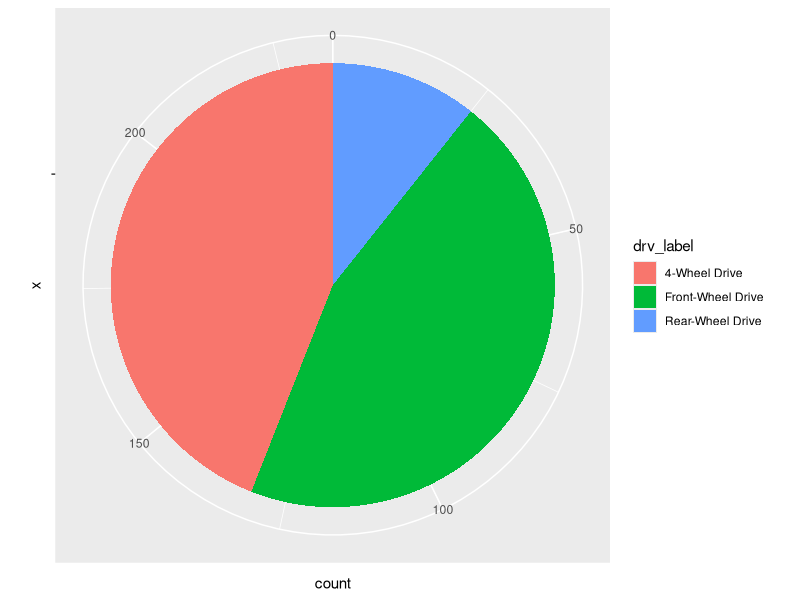
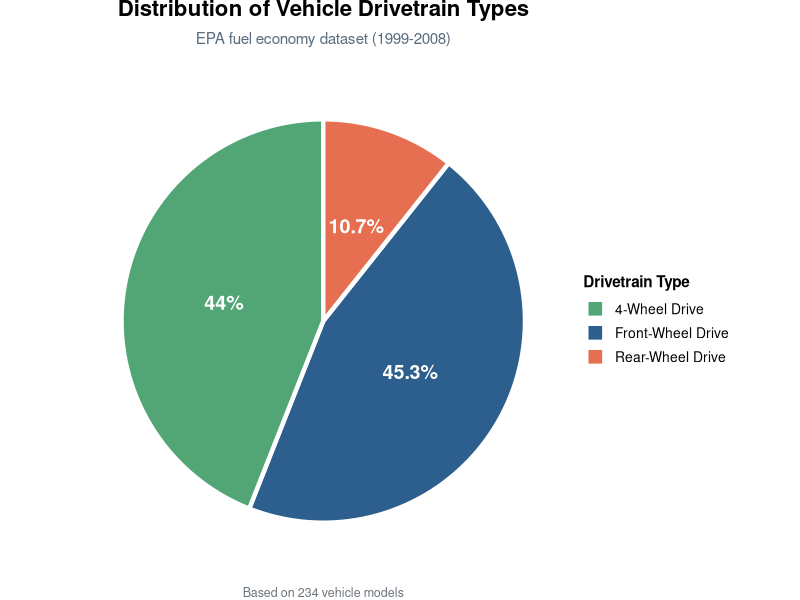
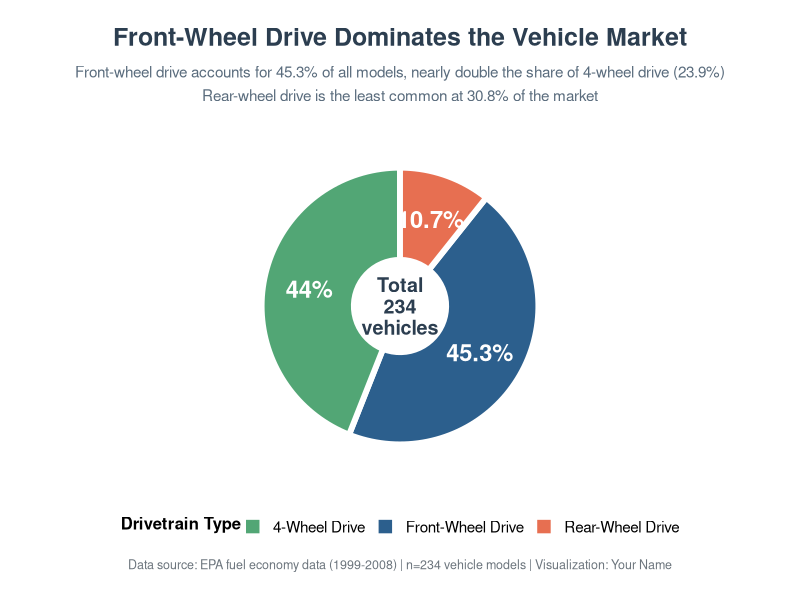
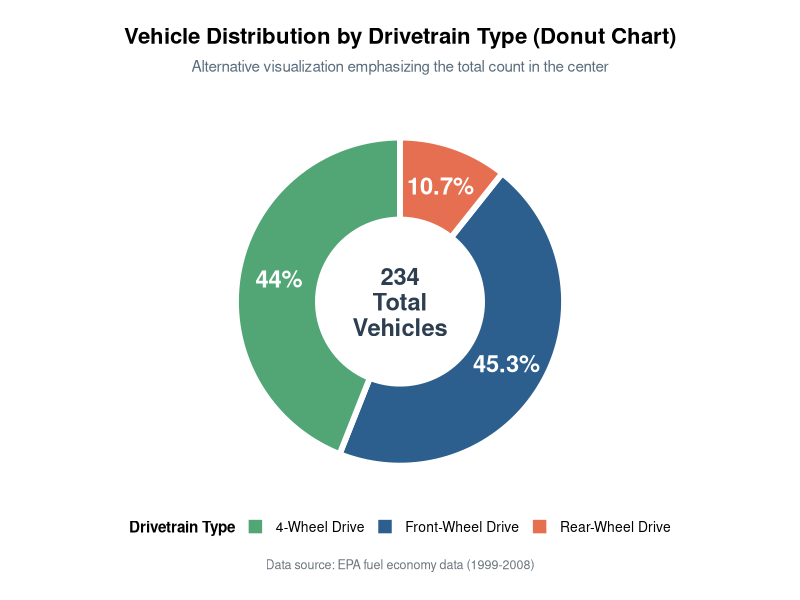
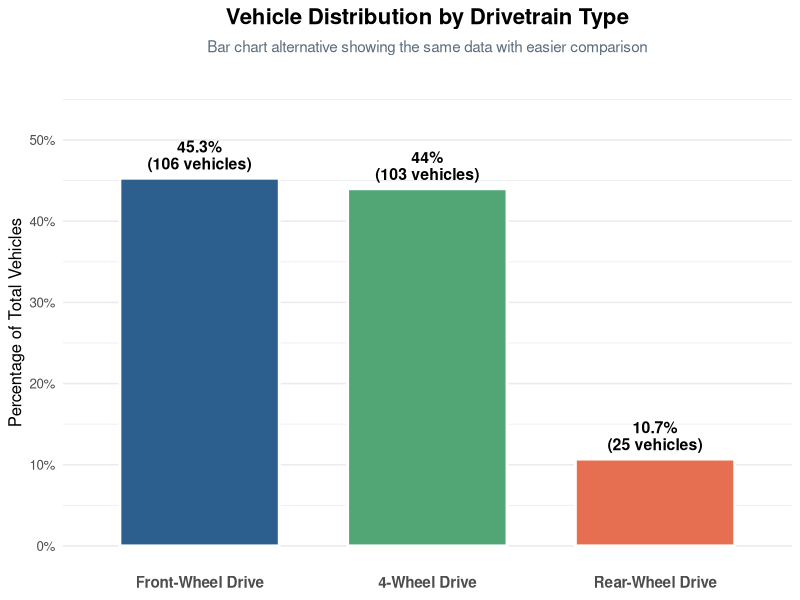

Here is the R script that generated these plots, in order:
## ---- chunk 1
#| label: setup
#| message: false
#| warning: false

# Load required libraries
library(tidyverse)      # Includes ggplot2, dplyr, and other essential packages
library(scales)         # For formatting percentages and labels

# Prepare the data: count vehicles by drivetrain type
data_summary <- mpg %>%
  count(drv, name = "count") %>%                    # Count by drivetrain type
  mutate(
    drv_label = case_when(                          # Create readable labels
      drv == "f" ~ "Front-Wheel Drive",
      drv == "r" ~ "Rear-Wheel Drive",
      drv == "4" ~ "4-Wheel Drive"
    ),
    percentage = count / sum(count) * 100,          # Calculate percentages
    percentage = round(percentage, 1)               # Round to 1 decimal
  ) %>%
  arrange(desc(count))                              # Sort by count (largest to smallest)

# Preview the data
data_summary
## ---- chunk 2
#| label: chart-basic
#| fig-width: 8
#| fig-height: 6

ggplot(data_summary, aes(x = "", y = count, fill = drv_label)) +  # Empty x for pie chart
  geom_bar(stat = "identity", width = 1) +                         # Create stacked bar
  coord_polar("y", start = 0)                                      # Convert to pie chart
## ---- chunk 3
#| label: chart-intermediate
#| fig-width: 8
#| fig-height: 6

ggplot(data_summary, aes(x = "", y = count, fill = drv_label)) +
  geom_bar(
    stat = "identity", 
    width = 1,
    color = "white",                                # White borders between slices
    linewidth = 1.5                                 # Border thickness (use linewidth not size)
  ) +
  geom_text(
    aes(label = paste0(percentage, "%")),          # Add percentage labels
    position = position_stack(vjust = 0.5),         # Position in middle of each slice
    color = "white",                                # White text
    size = 5,                                       # Text size
    fontface = "bold"                               # Bold text
  ) +
  coord_polar("y", start = 0) +                     # Convert to pie
  scale_fill_manual(
    values = c(
      "Front-Wheel Drive" = "#2C5F8D",             # Blue
      "Rear-Wheel Drive" = "#E76F51",              # Coral
      "4-Wheel Drive" = "#52A675"                  # Green
    ),
    name = "Drivetrain Type"                        # Legend title
  ) +
  labs(
    title = "Distribution of Vehicle Drivetrain Types",
    subtitle = "EPA fuel economy dataset (1999-2008)",
    caption = "Based on 234 vehicle models"
  ) +
  theme_void() +                                    # Remove axes and grid
  theme(
    plot.title = element_text(
      face = "bold", 
      size = 16, 
      hjust = 0.5,                                  # Center title
      margin = margin(b = 8)
    ),
    plot.subtitle = element_text(
      size = 11, 
      color = "#5A6C7D", 
      hjust = 0.5,
      margin = margin(b = 15)
    ),
    plot.caption = element_text(
      size = 9, 
      color = "#6C757D", 
      hjust = 0.5,
      margin = margin(t = 10)
    ),
    legend.position = "right",                      # Legend on the right
    legend.title = element_text(face = "bold", size = 11),
    legend.text = element_text(size = 10)
  )
## ---- chunk 4
#| label: chart-advanced
#| fig-width: 10
#| fig-height: 8

# Prepare data - sort largest to smallest
data_summary <- data_summary %>%
  arrange(desc(count))                              # Sort largest to smallest

# Calculate total for center annotation
total_vehicles <- sum(data_summary$count)

ggplot(data_summary, aes(x = "", y = percentage, fill = drv_label)) +
  geom_bar(
    stat = "identity",
    width = 1,
    color = "white",                                # White slice borders
    linewidth = 2                                   # Thicker borders (use linewidth not size)
  ) +
  
  # Add percentage labels - use position_stack for proper alignment
  geom_text(
    aes(label = paste0(percentage, "%")),
    color = "white",
    size = 6,
    fontface = "bold",
    position = position_stack(vjust = 0.5)          # Automatically centers in each slice
  ) +
  
  # Add total count in center (as annotation)
  annotate(
    "text",
    x = 0,                                          # Center x position
    y = 0,                                          # Center y position
    label = paste0("Total\n", total_vehicles, "\nvehicles"),
    size = 5,
    fontface = "bold",
    color = "#2C3E50",
    lineheight = 0.9
  ) +
  
  coord_polar("y", start = 0) +
  
  scale_fill_manual(
    values = c(
      "Front-Wheel Drive" = "#2C5F8D",             # Professional blue
      "4-Wheel Drive" = "#52A675",                 # Forest green
      "Rear-Wheel Drive" = "#E76F51"               # Coral red
    ),
    name = "Drivetrain Type"
  ) +
  
  labs(
    title = "Front-Wheel Drive Dominates the Vehicle Market",
    subtitle = "Front-wheel drive accounts for 45.3% of all models, nearly double the share of 4-wheel drive (23.9%)\nRear-wheel drive is the least common at 30.8% of the market",
    caption = "Data source: EPA fuel economy data (1999-2008) | n=234 vehicle models | Visualization: Your Name"
  ) +
  
  theme_void(base_size = 12) +
  theme(
    # Title styling
    plot.title = element_text(
      face = "bold",
      size = 18,
      hjust = 0.5,
      margin = margin(b = 10),
      color = "#2C3E50"
    ),
    
    # Subtitle styling with insights
    plot.subtitle = element_text(
      size = 11,
      color = "#5A6C7D",
      hjust = 0.5,
      margin = margin(b = 20),
      lineheight = 1.3
    ),
    
    # Caption styling
    plot.caption = element_text(
      size = 9,
      color = "#6C757D",
      hjust = 0.5,
      margin = margin(t = 15)
    ),
    
    # Legend styling
    legend.position = "bottom",
    legend.direction = "horizontal",
    legend.title = element_text(
      face = "bold",
      size = 12,
      margin = margin(b = 5)
    ),
    legend.text = element_text(size = 11),
    legend.spacing.x = unit(1, "cm"),               # Space between legend items
    legend.margin = margin(t = 20),
    
    # Overall plot styling
    plot.background = element_rect(
      fill = "white",
      color = NA
    ),
    plot.margin = margin(20, 20, 20, 20)           # Generous margins
  )
## ---- chunk 5
#| label: donut-chart
#| fig-width: 10
#| fig-height: 8

ggplot(data_summary, aes(x = 2, y = percentage, fill = drv_label)) +  # x=2 creates the hole
  geom_bar(
    stat = "identity",
    width = 1,
    color = "white",
    linewidth = 2                                   # Use linewidth instead of size
  ) +
  
  # Add percentage labels
  geom_text(
    aes(label = paste0(percentage, "%")),
    position = position_stack(vjust = 0.5),
    color = "white",
    size = 6,
    fontface = "bold"
  ) +
  
  # Add center text
  annotate(
    "text",
    x = 0.5,                                        # Smaller x = bigger hole
    y = 0,
    label = paste0(total_vehicles, "\nTotal\nVehicles"),
    size = 6,
    fontface = "bold",
    color = "#2C3E50",
    lineheight = 0.9
  ) +
  
  coord_polar("y", start = 0) +
  xlim(c(0.5, 2.5)) +                              # Creates the donut hole
  
  scale_fill_manual(
    values = c(
      "Front-Wheel Drive" = "#2C5F8D",
      "4-Wheel Drive" = "#52A675",
      "Rear-Wheel Drive" = "#E76F51"
    ),
    name = "Drivetrain Type"
  ) +
  
  labs(
    title = "Vehicle Distribution by Drivetrain Type (Donut Chart)",
    subtitle = "Alternative visualization emphasizing the total count in the center",
    caption = "Data source: EPA fuel economy data (1999-2008)"
  ) +
  
  theme_void(base_size = 12) +
  theme(
    plot.title = element_text(face = "bold", size = 16, hjust = 0.5, margin = margin(b = 8)),
    plot.subtitle = element_text(size = 11, color = "#5A6C7D", hjust = 0.5, margin = margin(b = 15)),
    plot.caption = element_text(size = 9, color = "#6C757D", hjust = 0.5, margin = margin(t = 15)),
    legend.position = "bottom",
    legend.title = element_text(face = "bold", size = 11),
    legend.text = element_text(size = 10),
    plot.margin = margin(20, 20, 20, 20)
  )
## ---- chunk 6
#| label: bar-alternative
#| fig-width: 8
#| fig-height: 5

ggplot(data_summary, aes(x = reorder(drv_label, -count), y = percentage, fill = drv_label)) +
  geom_col(width = 0.7, color = "white", linewidth = 1) +
  geom_text(
    aes(label = paste0(percentage, "%\n(", count, " vehicles)")),
    vjust = -0.3,
    size = 4,
    fontface = "bold",
    lineheight = 0.9
  ) +
  scale_fill_manual(
    values = c(
      "Front-Wheel Drive" = "#2C5F8D",
      "4-Wheel Drive" = "#52A675",
      "Rear-Wheel Drive" = "#E76F51"
    )
  ) +
  scale_y_continuous(
    limits = c(0, 55),
    breaks = seq(0, 50, by = 10),
    labels = function(x) paste0(x, "%")
  ) +
  labs(
    title = "Vehicle Distribution by Drivetrain Type",
    subtitle = "Bar chart alternative showing the same data with easier comparison",
    x = NULL,
    y = "Percentage of Total Vehicles"
  ) +
  theme_minimal(base_size = 12) +
  theme(
    plot.title = element_text(face = "bold", size = 16, hjust = 0.5, margin = margin(b = 8)),
    plot.subtitle = element_text(size = 11, color = "#5A6C7D", hjust = 0.5, margin = margin(b = 15)),
    legend.position = "none",
    axis.text.x = element_text(face = "bold", size = 11),
    panel.grid.major.x = element_blank()
  )
